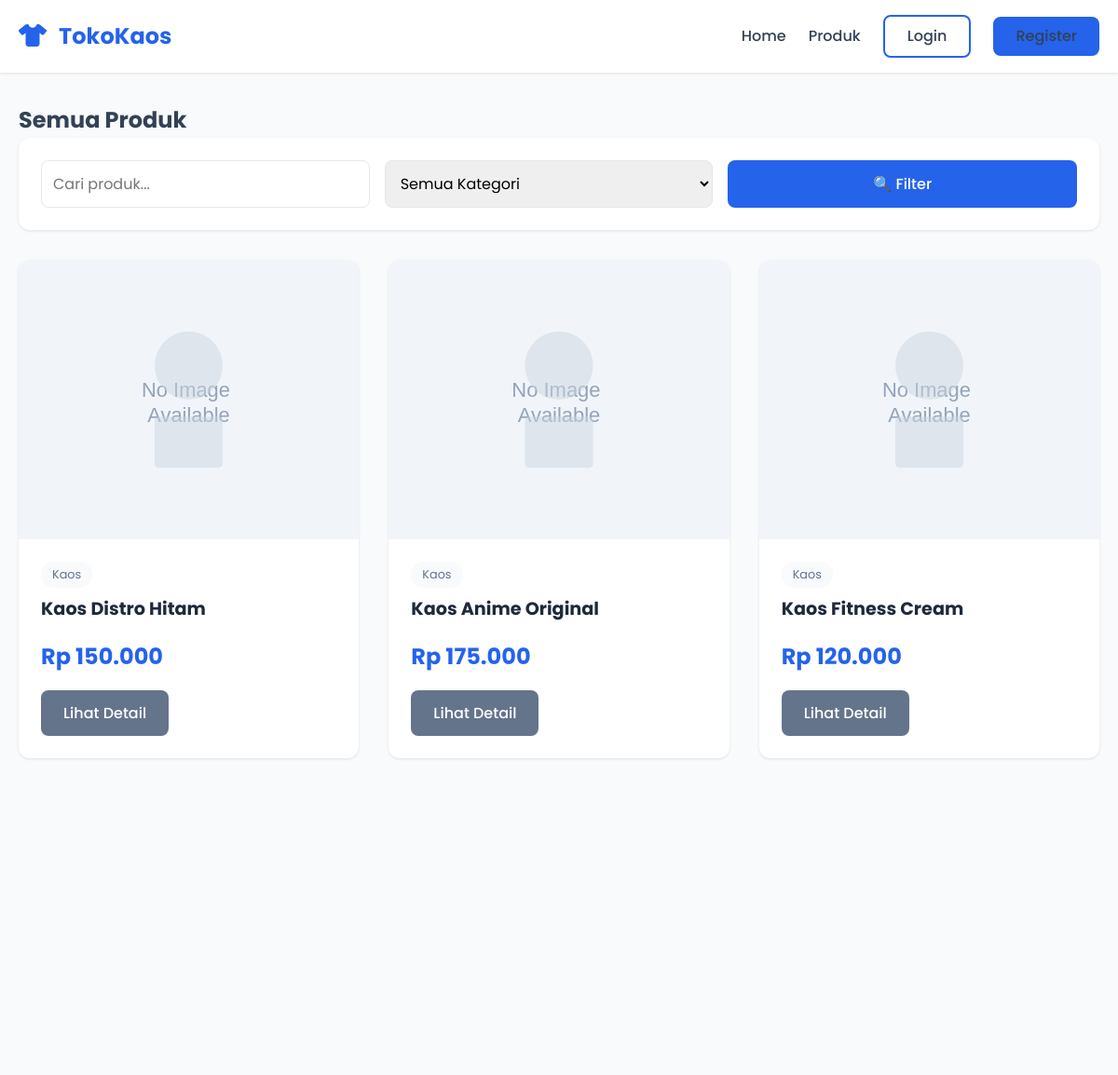
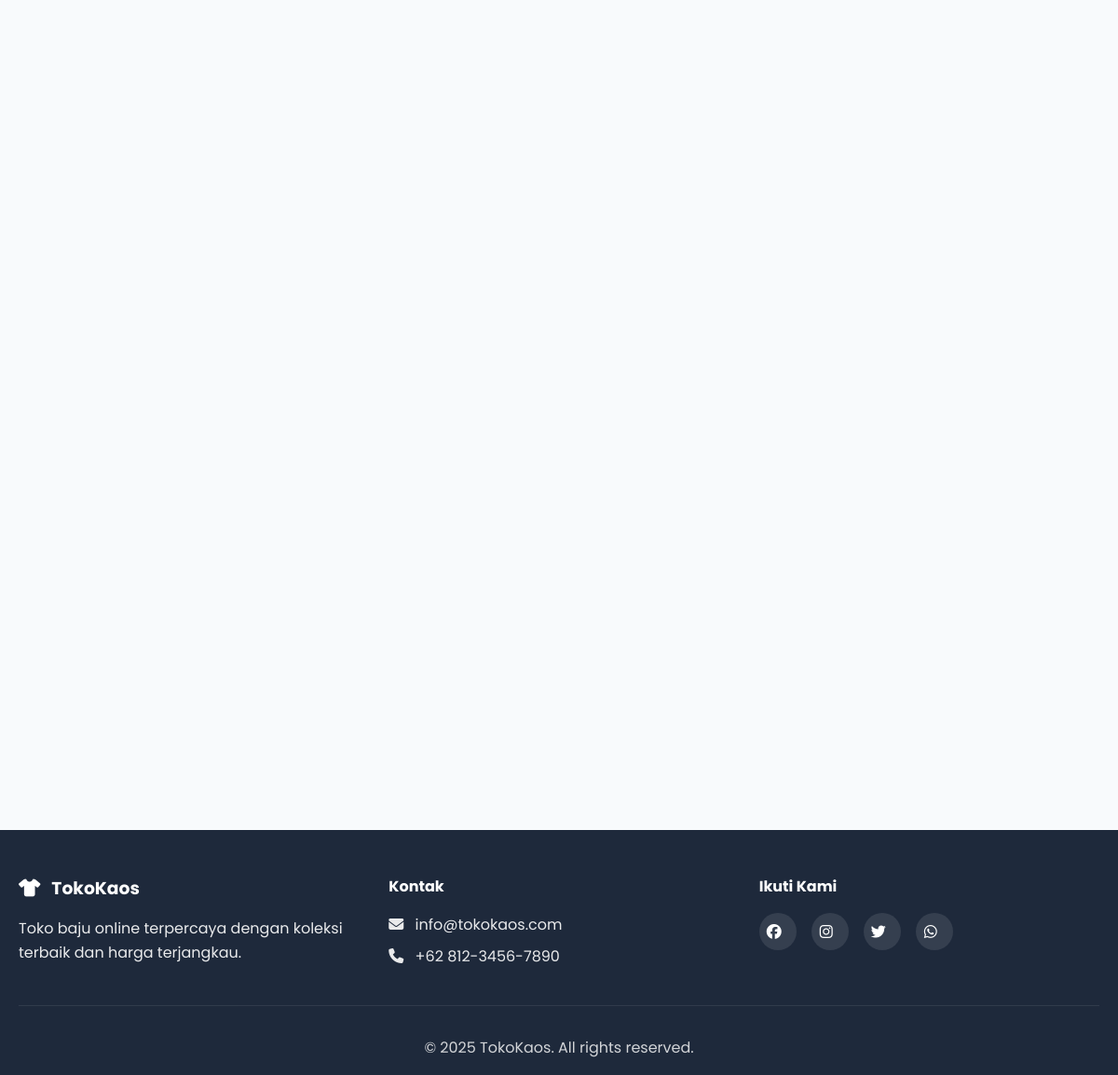
/products.php, run on the app's committed database (2 pictures, top to bottom).
### tables this page shows
CREATE TABLE IF NOT EXISTS products (
    id INT AUTO_INCREMENT PRIMARY KEY,
    name VARCHAR(200) NOT NULL,
    description TEXT,
    price DECIMAL(10,2) NOT NULL,
    stock INT DEFAULT 0,
    image VARCHAR(255),
    category VARCHAR(50),
    created_at TIMESTAMP DEFAULT CURRENT_TIMESTAMP,
    updated_at TIMESTAMP DEFAULT CURRENT_TIMESTAMP ON UPDATE CURRENT_TIMESTAMP
);

### config/helpers.php (called while the page is built, shortened)
<?php
function formatRupiah($angka) {
    return 'Rp ' . number_format($angka, 0, ',', '.');
}
function baseUrl($path = '') {
    return '/e-comers/' . $path;
}
?>

### products.php (the view, shortened to what this page needs)
<?php
require_once __DIR__ . '/config/helpers.php';
include __DIR__ . '/includes/header.php';
$search = isset($_GET['search']) ? clean($_GET['search']) : '';
$conn = getConnection();
$query = "SELECT * FROM products WHERE 1=1";
$params = [];
$types = '';
$query .= " ORDER BY created_at DESC";
if (!empty($params)) {
    $stmt = $conn->prepare($query);
    $stmt->bind_param($types, ...$params);
    $stmt->execute();
    $result = $stmt->get_result();
} else {
    $result = $conn->query($query);
}
$products = [];
if ($result && $result->num_rows > 0) {
    while ($row = $result->fetch_assoc()) {
        $products[] = $row;
    }
}
?>
<section class="products-page">
    <div class="container">
        <h1>Semua Produk</h1>
        <div class="filters">
            <form method="GET" action="" class="filter-form">
                <div class="filter-group">
                    <input type="text" name="search" placeholder="Cari produk..." value="<?php echo htmlspecialchars($search); ?>" class="form-control">
                    <select name="category" class="form-control">
                        <option value="">Semua Kategori</option>
                    </select>
                    <input type="submit" value="🔍 Filter" class="btn btn-primary">
                </div>
            </form>
        </div>
        <div class="products-grid">
            <?php foreach ($products as $product): ?>
            <div class="product-card">
                <div class="product-image">
                    <?php if (!empty($product['image'])): ?>
                        <img src="<?php echo baseUrl('assets/images/products/' . $product['image']); ?>" alt="<?php echo htmlspecialchars($product['name']); ?>">
                    <?php else: ?>
                        <img src="<?php echo baseUrl('assets/images/placeholder.svg'); ?>" alt="<?php echo htmlspecialchars($product['name']); ?>">
                    <?php endif; ?>
                </div>
                <div class="product-info">
                    <span class="product-category"><?php echo htmlspecialchars($product['category']); ?></span>
                    <h3><?php echo htmlspecialchars($product['name']); ?></h3>
                    <p class="product-price"><?php echo formatRupiah($product['price']); ?></p>
                    <div class="product-actions">
                        <a href="<?php echo baseUrl('product-detail.php?id=' . $product['id']); ?>" class="btn btn-secondary">Lihat Detail</a>
                    </div>
                </div>
            </div>
            <?php endforeach; ?>
        </div>
    </div>
</section>
<?php include __DIR__ . '/includes/footer.php'; ?>

### assets/css/style.css (style rules this page uses)
* { margin: 0; padding: 0; box-sizing: border-box; }
:root { --primary-color: #2563eb; --secondary-color: #64748b; --success-color: #10b981; --danger-color: #ef4444; --warning-color: #f59e0b; --info-color: #3b82f6; --dark-color: #1e293b; --light-color: #f8fafc; --border-color: #e2e8f0; --text-color: #334155; --shadow: 0 1px 3px rgba(0, 0, 0, 0.1); --shadow-lg: 0 10px 15px -3px rgba(0, 0, 0, 0.1); }
body { font-family: 'Poppins', sans-serif; color: var(--text-color); line-height: 1.6; background: var(--light-color); }
.container { max-width: 1200px; margin: 0 auto; padding: 0 20px; }
.products-grid { display: grid; grid-template-columns: repeat(auto-fill, minmax(280px, 1fr)); gap: 2rem; }
.product-card { background: white; border-radius: 12px; overflow: hidden; box-shadow: var(--shadow); transition: transform 0.3s, box-shadow 0.3s; }
.product-image { position: relative; width: 100%; height: 300px; overflow: hidden; }
.product-image img { width: 100%; height: 100%; object-fit: cover; transition: transform 0.3s; }
.product-info { padding: 1.5rem; }
.product-category { display: inline-block; font-size: 0.8rem; color: var(--secondary-color); background: var(--light-color); padding: 0.25rem 0.75rem; border-radius: 20px; margin-bottom: 0.5rem; }
.product-info h3 { font-size: 1.2rem; margin-bottom: 0.5rem; color: var(--dark-color); }
.product-price { font-size: 1.5rem; font-weight: 700; color: var(--primary-color); margin: 1rem 0; }
.product-actions { display: flex; gap: 0.5rem; }
.btn { display: inline-block; padding: 0.75rem 1.5rem; border-radius: 8px; text-decoration: none; font-weight: 500; transition: all 0.3s; cursor: pointer; border: none; font-family: 'Poppins', sans-serif; font-size: 1rem; }
.btn-primary { background: var(--primary-color); color: white; }
.btn-secondary { background: var(--secondary-color); color: white; }
.form-control { width: 100%; padding: 0.75rem; border: 1px solid var(--border-color); border-radius: 8px; font-size: 1rem; font-family: 'Poppins', sans-serif; transition: border-color 0.3s; }
.products-page { padding: 2rem 0; min-height: calc(100vh - 200px); }
.filters { background: white; padding: 1.5rem; border-radius: 12px; box-shadow: var(--shadow); margin-bottom: 2rem; }
.filter-form { display: flex; gap: 1rem; flex-wrap: wrap; }
.filter-group { display: flex; gap: 1rem; flex: 1; min-width: 300px; }
.filter-group input, .filter-group select { flex: 1; }

### data on the page
products: category "Kaos", name "Kaos Distro Hitam", price "Rp 150.000"
products: category "Kaos", name "Kaos Anime Original", price "Rp 175.000"
products: category "Kaos", name "Kaos Fitness Cream", price "Rp 120.000"
